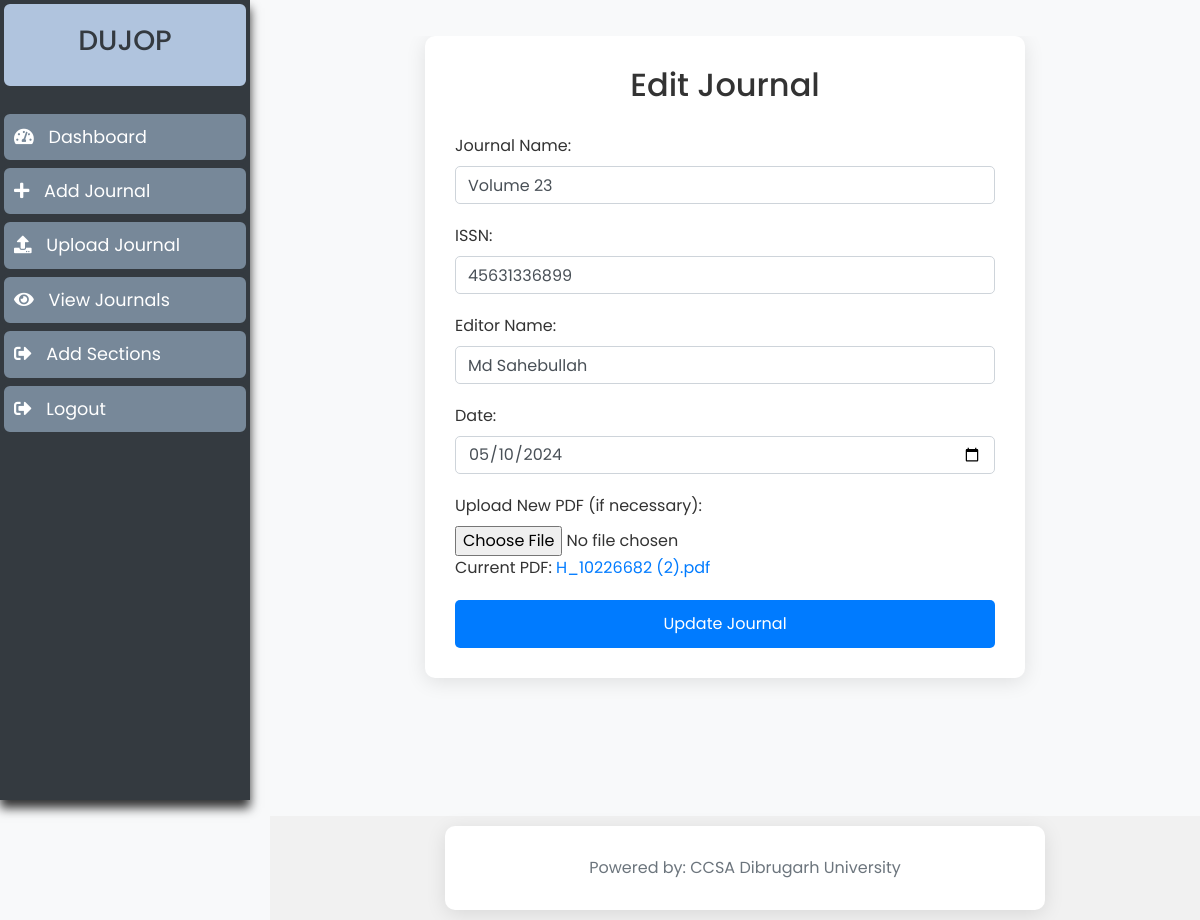
Screenshot of /admin/edit_journal.php?id=5 (signed in) with the database file from the repository.
### tables this page shows
CREATE TABLE `journals` (
  `id` int(11) NOT NULL,
  `journal_name` varchar(255) NOT NULL,
  `issn` varchar(50) NOT NULL,
  `editor_name` varchar(255) NOT NULL,
  `date` date NOT NULL,
  `status` enum('active','inactive') DEFAULT 'active',
  `pdf` varchar(255) DEFAULT NULL,
  `date_uploaded` timestamp NOT NULL DEFAULT current_timestamp()
);

### admin/edit_journal.php (the view, shortened to what this page needs)
<?php include('includes/header.php'); ?>
<div class="container">
    <h2>Edit Journal</h2>
    <?php
    include('includes/db_connect.php');
    if (isset($_GET['id'])) {
        $journal_id = $_GET['id'];
        $sql = "SELECT * FROM journals WHERE id='$journal_id'";
        $result = $conn->query($sql);
        if ($result->num_rows > 0) {
            $journal = $result->fetch_assoc();
        } else {
            echo "<p>No journal found with the specified ID.</p>";
            exit();
        }
    } else {
        echo "<p>No journal selected to edit.</p>";
        exit();
    }
    ?>
    <form action="edit_journal.php" method="POST" enctype="multipart/form-data">
        <div class="form-group">
            <label for="journal_name">Journal Name:</label>
            <input type="text" class="form-control" id="journal_name" name="journal_name" value="<?php echo htmlspecialchars($journal['journal_name']); ?>" required>
        </div>
        <div class="form-group">
            <label for="issn">ISSN:</label>
            <input type="text" class="form-control" id="issn" name="issn" value="<?php echo htmlspecialchars($journal['issn']); ?>" required>
        </div>
        <div class="form-group">
            <label for="editor_name">Editor Name:</label>
            <input type="text" class="form-control" id="editor_name" name="editor_name" value="<?php echo htmlspecialchars($journal['editor_name']); ?>" required>
        </div>
        <div class="form-group">
            <label for="date">Date:</label>
            <input type="date" class="form-control" id="date" name="date" value="<?php echo htmlspecialchars($journal['date']); ?>" required>
        </div>
        <div class="form-group">
            <label for="pdf">Upload New PDF (if necessary):</label>
            <input type="file" class="form-control-file" id="pdf" name="pdf">
            <?php if ($journal['pdf']) : ?>
                <p>Current PDF: <a href="uploads/<?php echo htmlspecialchars($journal['pdf']); ?>" target="_blank"><?php echo htmlspecialchars($journal['pdf']); ?></a></p>
            <?php endif; ?>
        </div>
        <button type="submit" class="btn btn-primary">Update Journal</button>
    </form>
</div>
<?php include('includes/footer.php'); ?>

### admin/assets/css/style.css (style rules this page uses)
body { font-family: 'Arial', sans-serif; }

### admin/includes/header.php (style rules this page uses)
body { display: flex; flex-direction: column; height: 100vh; overflow: hidden; padding-top: 56px; }

### admin/edit_journal.php (style rules this page uses)
body { font-family: 'Poppins', sans-serif; background-color: #f8f9fa; color: #333; margin: 0 0 120px 0; padding: 0; display: flex; justify-content: center; align-items: center; height: 100vh; overflow-y: scroll; }
.container { max-width: 600px; padding: 30px; background: white; border-radius: 10px; box-shadow: 0 4px 20px rgba(0, 0, 0, 0.1); animation: fadeIn 0.5s ease; }
h2 { text-align: center; margin-bottom: 30px; animation: slideDown 0.5s ease; }
.form-group { margin-bottom: 20px; }
.form-control { border-radius: 5px; transition: border-color 0.3s, box-shadow 0.3s; }
.btn-primary { width: 100%; padding: 12px; background-color: #007bff; border: none; border-radius: 5px; color: white; transition: background-color 0.3s, transform 0.2s; animation: fadeIn 0.5s ease 0.2s backwards; }

### rows the page displays
journals: journal_name "Volume 23", issn "45631336899", editor_name "Md Sahebullah", date "05/10/2024", pdf "H_10226682 (2).pdf"
